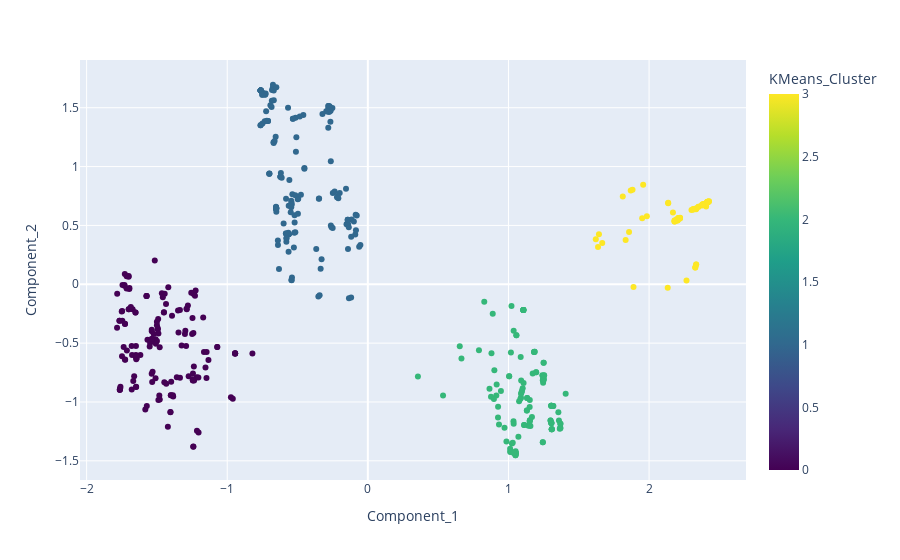

Notebook code for this chart:
### Code cell
px.scatter(pca_nombres, x="Component_1", y="Component_2", color="KMeans_Cluster", color_continuous_scale=px.colors.sequential.Viridis)

### Figure 1 — Plotly figure (JSON) as saved in the notebook; plotly's stock layout.template omitted (floating-point values rounded to 4 significant figures; data arrays with more than 128 entries replaced by an {"elided": "..."} marker saying what was removed)
{"data": [{"hovertemplate": "Component_1=%{x}<br>Component_2=%{y}<br>KMeans_Cluster=%{marker.color}<extra></extra>", "legendgroup": "", "marker": {"color": {"elided": "499 int values"}, "coloraxis": "coloraxis", "symbol": "circle"}, "mode": "markers", "name": "", "orientation": "v", "showlegend": false, "type": "scatter", "x": {"elided": "499 float values"}, "xaxis": "x", "y": {"elided": "499 float values"}, "yaxis": "y"}], "layout": {"coloraxis": {"colorbar": {"title": {"text": "KMeans_Cluster"}}, "colorscale": [[0, "#440154"], [0.1111, "#482878"], [0.2222, "#3e4989"], [0.3333, "#31688e"], [0.4444, "#26828e"], [0.5556, "#1f9e89"], [0.6667, "#35b779"], [0.7778, "#6ece58"], [0.8889, "#b5de2b"], [1, "#fde725"]]}, "legend": {"tracegroupgap": 0}, "margin": {"t": 60}, "xaxis": {"anchor": "y", "domain": [0, 1], "title": {"text": "Component_1"}}, "yaxis": {"anchor": "x", "domain": [0, 1], "title": {"text": "Component_2"}}}}
